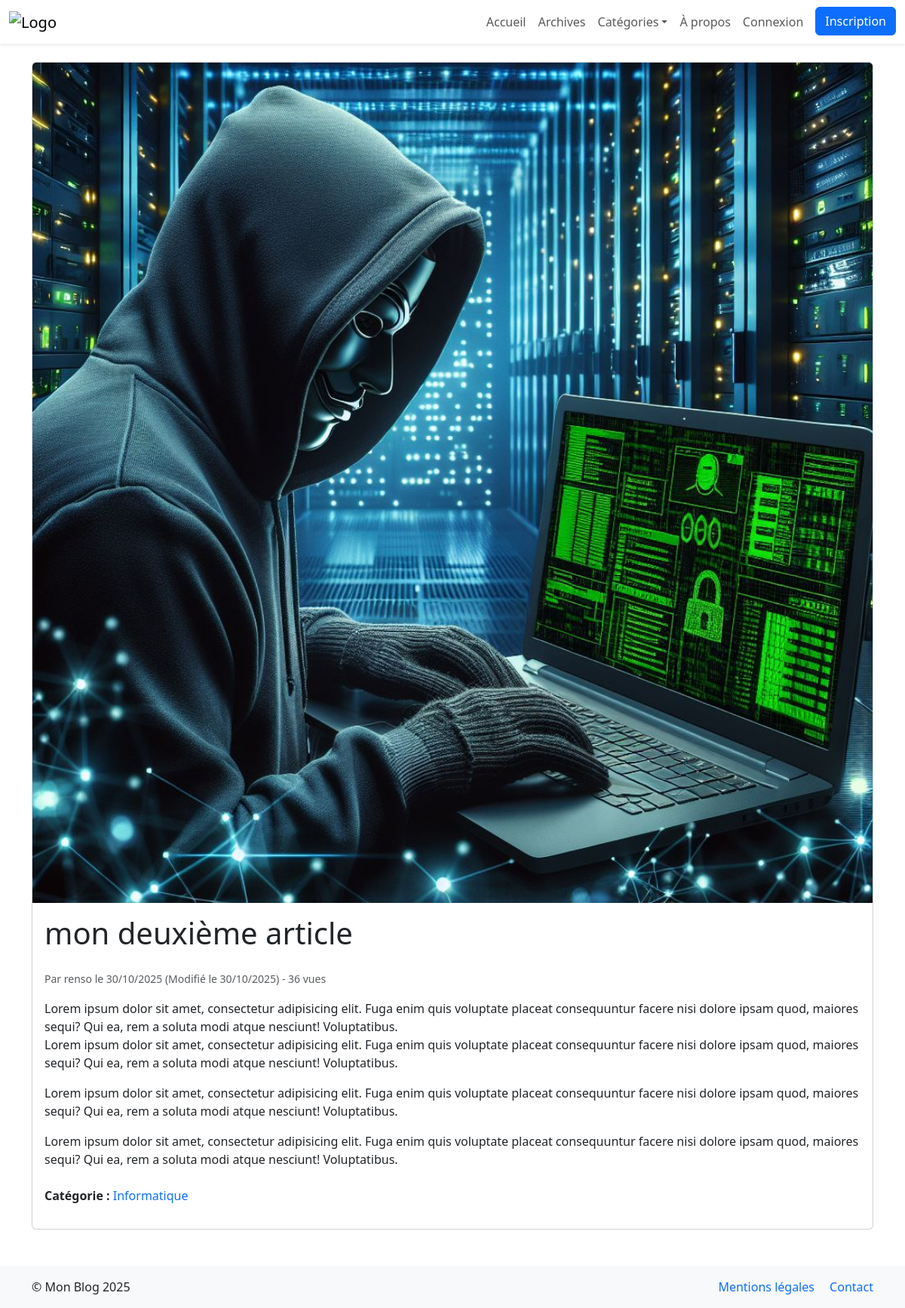
Page /article/mon-deuxieme-article/ on the committed database.
### blogpost/models.py (models this page shows, shortened)
class BlogPost(models.Model):
    STATUS_CHOICES = [
        (POST_STATUS['DRAFT'], 'Brouillon'),
        (POST_STATUS['PUBLISHED'], 'Publié'),
        (POST_STATUS['ARCHIVED'], 'Archivé'),
    ]
    title = models.CharField(max_length=200)
    slug = models.SlugField(max_length=200, unique=True)
    content = models.TextField()
    author = models.ForeignKey(CustomUser, on_delete=models.CASCADE, related_name='blog_posts')
    category = models.ForeignKey(Category, on_delete=models.SET_NULL , blank=True, null=True, related_name='blog_posts')
    tags = models.ManyToManyField('Tag', blank=True)
    status = models.CharField(max_length=10, choices=STATUS_CHOICES, default='draft')
    featured_image = models.ImageField(upload_to='blog_images/', blank=True, null=True)
    created_at = models.DateTimeField(auto_now_add=True)
    updated_at = models.DateTimeField(auto_now=True)
    views = models.PositiveIntegerField(default=0)
    class Meta:
        ordering = ['-created_at']
        indexes = [
            models.Index(fields=['-created_at', 'status']),
                   models.Index(fields=['slug'])
                   ]
    def clean(self):
        self.content = clean_html(self.content)
        if len(self.content) < MIN_CONTENT_LENGTH:
            raise ValidationError({
                'content': f'Le contenu doit faire au moins {MIN_CONTENT_LENGTH} caractères.'
            })
        if len(self.content) > MAX_CONTENT_LENGTH:
            raise ValidationError({
                'content': f'Le contenu ne doit pas dépasser {MAX_CONTENT_LENGTH} caractères.'
            })
    def save(self, *args, **kwargs):
        if not self.slug:
            self.slug = generate_unique_slug(self, self.title, 'slug')
        self.full_clean()
        super().save(*args, **kwargs)

class CustomUser(AbstractUser):
    bio = models.TextField(max_length=500, blank=True)
    location = models.CharField(max_length=30, blank=True)
    birth_date = models.DateField(null=True, blank=True)
    avatar = models.ImageField(upload_to='avatars/', blank=True)

class Category(models.Model):
    name = models.CharField(max_length=100, unique=True)
    slug = models.SlugField(max_length=100, unique=True)
    created_at = models.DateTimeField(auto_now_add=True)
    class Meta:
        verbose_name_plural = "Categories"
        ordering = ['name']
    def get_absolute_url(self):
        return reverse('category_detail', kwargs={'slug': self.slug})

### blogpost/views.py (the view)
# urls.py: path("article/<slug:slug>/", views.BlogPostDetailView.as_view(), name="blogpost_detail"),
class BlogPostDetailView(DetailView):
    model = BlogPost
    template_name = 'blogpost/blogpost_detail.html'
    context_object_name = 'article'
    def get_object(self, queryset=None):
        obj = get_object_or_404(BlogPost,
                              slug=self.kwargs['slug'],
                              status=POST_STATUS['PUBLISHED'])
        increment_view_count(obj)
        return obj
    def get_context_data(self, **kwargs):
        context = super().get_context_data(**kwargs)
        article = self.get_object()
        context['related_articles'] = get_related_posts(article)
        context['popular_posts'] = get_popular_posts(5)
        return context

### blogpost/context_processors.py (called while the page is built)
def nav_categories(request):
    cache_key = 'nav_categories'
    cats = cache.get(cache_key)
    if cats is None:
        cats = list(Category.objects.all()[:8])
        cache.set(cache_key, cats, 3600)
    return {'nav_categories': cats}

### blogpost/services/blog_services.py (called while the page is built)
def increment_view_count(blog_post):
    blog_post.views += 1
    blog_post.save(update_fields=['views'])

def get_related_posts(blog_post, limit=3):
    related = BlogPost.objects.filter(status='published')\
        .exclude(id=blog_post.id)\
        .filter(category=blog_post.category)\
        .order_by('-created_at')[:limit]
    return related

def get_popular_posts(limit=5):
    return BlogPost.objects.filter(status='published')\
        .order_by('-views')[:limit]

### blogpost/utils/text.py (called while the page is built)
def clean_html(html_content):
    clean_content = re.sub(r'<script[^>]*>.*?</script>', '', html_content, flags=re.DOTALL)
    clean_content = re.sub(r' on\w+="[^"]*"', '', clean_content)
    return clean_content

### blogpost/templates/blogpost/blogpost_detail.html (shortened to what this page needs)
{% extends 'base.html' %}
{% load static querystring %}
{% block content %}
<article class="card mb-4">
    {% if article.featured_image %}
        <img src="{{ article.featured_image.url }}" alt="{{ article.title }}" class="card-img-top">
    {% endif %}
    <div class="card-body">
        <h1 class="card-title mb-4">{{ article.title }}</h1>
        <div class="mb-3">
            <small class="text-muted">
                Par {{ article.author.username }} le {{ article.created_at|date:"d/m/Y" }}
                {% if article.updated_at != article.created_at %}
                    (Modifié le {{ article.updated_at|date:"d/m/Y" }})
                {% endif %}
                - {{ article.views }} vue{{ article.views|pluralize }}
            </small>
        </div>
        <div class="card-text mb-4">{{ article.content|linebreaks }}</div>
        {% if article.category %}
            <div class="mb-3">
                <strong>Catégorie :</strong>
                <a href="{{ article.category.get_absolute_url }}" class="text-decoration-none">
                    {{ article.category.name }}
                </a>
            </div>
        {% endif %}
    </div>
</article>
{% endblock content %}

### rows in the picture
BlogPost: featured_image (picture), title "mon deuxième article", author.username "renso", created_at "30/10/2025", updated_at "30/10/2025", views "36", content "Lorem ipsum dolor sit amet, consectetur adipisicing elit. Fuga enim quis voluptate placeat consequuntur facere nisi dolore ipsam quod, maiores sequi? Qui ea, rem a soluta modi atque nesciunt! Voluptatibus. Lorem ipsum dolor sit amet, consectetur adipisicing elit. Fuga enim quis voluptate placeat consequuntur facere nisi dolore ipsam quod, maiores sequi? Qui ea, rem a soluta modi atque nesciunt! Voluptatibus. Lorem ipsum dolor sit amet, consectetur adipisicing elit. Fuga enim quis voluptate placeat consequuntur facere nisi dolore ipsam quod, maiores sequi? Qui ea, rem a soluta modi atque nesciunt! Voluptatibus. Lorem ipsum dolor sit amet, consectetur adipisicing elit. Fuga enim quis…", category.name "Informatique"

### other values in the picture
{{ request.site.name|default:"Mon Blog" }} "Mon Blog"
